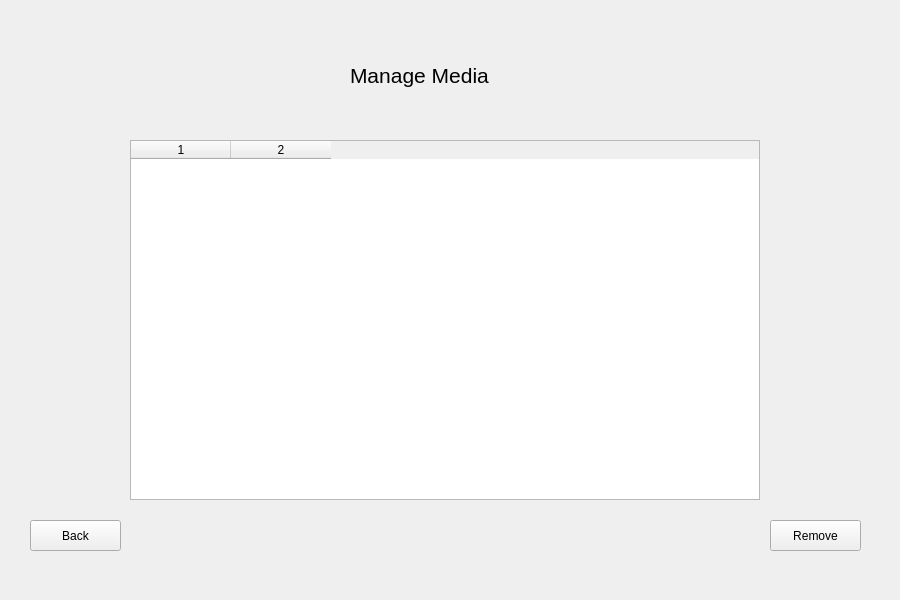
<?xml version="1.0" encoding="UTF-8"?>
<ui version="4.0">
 <class>ViewMedia</class>
 <widget class="QWidget" name="ViewMedia">
  <property name="geometry">
   <rect>
    <x>0</x>
    <y>0</y>
    <width>900</width>
    <height>600</height>
   </rect>
  </property>
  <property name="minimumSize">
   <size>
    <width>900</width>
    <height>600</height>
   </size>
  </property>
  <property name="maximumSize">
   <size>
    <width>900</width>
    <height>600</height>
   </size>
  </property>
  <property name="windowTitle">
   <string>Form</string>
  </property>
  <widget class="QPushButton" name="back_btn">
   <property name="geometry">
    <rect>
     <x>30</x>
     <y>520</y>
     <width>91</width>
     <height>31</height>
    </rect>
   </property>
   <property name="text">
    <string>Back</string>
   </property>
  </widget>
  <widget class="QPushButton" name="remove_btn">
   <property name="geometry">
    <rect>
     <x>770</x>
     <y>520</y>
     <width>91</width>
     <height>31</height>
    </rect>
   </property>
   <property name="text">
    <string>Remove</string>
   </property>
  </widget>
  <widget class="QTableWidget" name="mediaList">
   <property name="geometry">
    <rect>
     <x>130</x>
     <y>140</y>
     <width>630</width>
     <height>360</height>
    </rect>
   </property>
   <property name="selectionBehavior">
    <enum>QAbstractItemView::SelectRows</enum>
   </property>
   <property name="columnCount">
    <number>2</number>
   </property>
   <attribute name="horizontalHeaderHighlightSections">
    <bool>false</bool>
   </attribute>
   <attribute name="verticalHeaderVisible">
    <bool>false</bool>
   </attribute>
   <column/>
   <column/>
  </widget>
  <widget class="QLabel" name="label">
   <property name="geometry">
    <rect>
     <x>350</x>
     <y>60</y>
     <width>141</width>
     <height>31</height>
    </rect>
   </property>
   <property name="font">
    <font>
     <pointsize>16</pointsize>
    </font>
   </property>
   <property name="text">
    <string>Manage Media</string>
   </property>
  </widget>
 </widget>
 <resources/>
 <connections/>
</ui>
